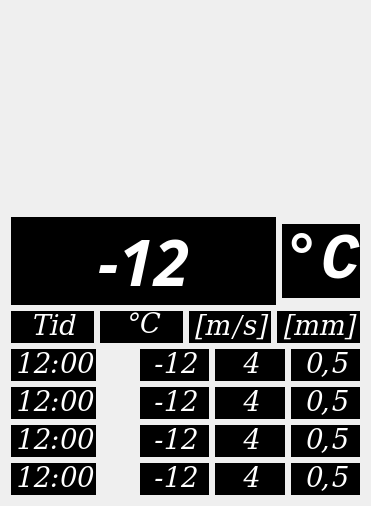
      <widget class="QWidget" name="layoutWidget">
       <property name="geometry">
        <rect>
         <x>503</x>
         <y>2</y>
         <width>371</width>
         <height>495</height>
        </rect>
       </property>
       <layout class="QVBoxLayout" name="weather_layout_group">
        <item>
         <layout class="QVBoxLayout" name="verticalLayout_3">
          <item>
           <widget class="QWidget" name="Weather_widget" native="true">
            <property name="sizePolicy">
             <sizepolicy hsizetype="Fixed" vsizetype="Fixed">
              <horstretch>0</horstretch>
              <verstretch>0</verstretch>
             </sizepolicy>
            </property>
            <property name="minimumSize">
             <size>
              <width>200</width>
              <height>200</height>
             </size>
            </property>
            <property name="styleSheet">
             <string notr="true">border-image: url(:/weather/ui/weather/Clear - Day.png);</string>
            </property>
           </widget>
          </item>
          <item>
           <layout class="QHBoxLayout" name="horizontalLayout_9">
            <item>
             <widget class="QLabel" name="temp_label">
              <property name="font">
               <font>
                <family>rsfs10</family>
                <pointsize>48</pointsize>
                <weight>75</weight>
                <italic>true</italic>
                <bold>true</bold>
               </font>
              </property>
              <property name="styleSheet">
               <string notr="true">color: rgb(255, 255, 255);
background-color: rgb(0, 0, 0);</string>
              </property>
              <property name="text">
               <string notr="true">-12</string>
              </property>
              <property name="textFormat">
               <enum>Qt::PlainText</enum>
              </property>
              <property name="alignment">
               <set>Qt::AlignCenter</set>
              </property>
             </widget>
            </item>
            <item>
             <widget class="QLabel" name="temp_label_deg_c">
              <property name="sizePolicy">
               <sizepolicy hsizetype="Fixed" vsizetype="Fixed">
                <horstretch>0</horstretch>
                <verstretch>0</verstretch>
               </sizepolicy>
              </property>
              <property name="minimumSize">
               <size>
                <width>0</width>
                <height>0</height>
               </size>
              </property>
              <property name="font">
               <font>
                <family>Monospace</family>
                <pointsize>48</pointsize>
                <weight>75</weight>
                <italic>true</italic>
                <bold>true</bold>
               </font>
              </property>
              <property name="styleSheet">
               <string notr="true">color: rgb(255, 255, 255);
background-color: rgb(0, 0, 0);</string>
              </property>
              <property name="text">
               <string>&lt;html&gt;&lt;head/&gt;&lt;body&gt;&lt;p&gt;&amp;#176;C&lt;/p&gt;&lt;/body&gt;&lt;/html&gt;</string>
              </property>
              <property name="textFormat">
               <enum>Qt::RichText</enum>
              </property>
              <property name="alignment">
               <set>Qt::AlignCenter</set>
              </property>
             </widget>
            </item>
           </layout>
          </item>
         </layout>
        </item>
        <item>
         <layout class="QVBoxLayout" name="verticalLayout_4">
          <item>
           <layout class="QHBoxLayout" name="horizontalLayout_8">
            <item>
             <widget class="QLabel" name="weather_label_time">
              <property name="font">
               <font>
                <family>DejaVu Math TeX Gyre</family>
                <pointsize>20</pointsize>
                <weight>50</weight>
                <italic>true</italic>
                <bold>false</bold>
               </font>
              </property>
              <property name="styleSheet">
               <string notr="true">color: rgb(255, 255, 255);
background-color: rgb(0, 0, 0);</string>
              </property>
              <property name="text">
               <string notr="true">Tid</string>
              </property>
              <property name="alignment">
               <set>Qt::AlignCenter</set>
              </property>
             </widget>
            </item>
            <item>
             <widget class="QLabel" name="weather_label_temperature">
              <property name="font">
               <font>
                <family>DejaVu Math TeX Gyre</family>
                <pointsize>20</pointsize>
                <weight>50</weight>
                <italic>true</italic>
                <bold>false</bold>
               </font>
              </property>
              <property name="styleSheet">
               <string notr="true">color: rgb(255, 255, 255);
background-color: rgb(0, 0, 0);</string>
              </property>
              <property name="text">
               <string notr="true">&lt;html&gt;&lt;head/&gt;&lt;body&gt;&lt;p&gt;&amp;#176;C&lt;/p&gt;&lt;/body&gt;&lt;/html&gt;</string>
              </property>
              <property name="alignment">
               <set>Qt::AlignCenter</set>
              </property>
             </widget>
            </item>
            <item>
             <widget class="QLabel" name="weather_label_wind">
              <property name="font">
               <font>
                <family>DejaVu Math TeX Gyre</family>
                <pointsize>20</pointsize>
                <weight>50</weight>
                <italic>true</italic>
                <bold>false</bold>
               </font>
              </property>
              <property name="styleSheet">
               <string notr="true">color: rgb(255, 255, 255);
background-color: rgb(0, 0, 0);</string>
              </property>
              <property name="text">
               <string notr="true">[m/s]</string>
              </property>
              <property name="alignment">
               <set>Qt::AlignCenter</set>
              </property>
             </widget>
            </item>
            <item>
             <widget class="QLabel" name="weather_label_rain">
              <property name="font">
               <font>
                <family>DejaVu Math TeX Gyre</family>
                <pointsize>20</pointsize>
                <weight>50</weight>
                <italic>true</italic>
                <bold>false</bold>
               </font>
              </property>
              <property name="styleSheet">
               <string notr="true">color: rgb(255, 255, 255);
background-color: rgb(0, 0, 0);</string>
              </property>
              <property name="text">
               <string notr="true">[mm]</string>
              </property>
              <property name="alignment">
               <set>Qt::AlignCenter</set>
              </property>
             </widget>
            </item>
           </layout>
          </item>
          <item>
           <layout class="QHBoxLayout" name="horizontalLayout_6">
            <item>
             <widget class="QLabel" name="plus_6_time">
              <property name="font">
               <font>
                <family>DejaVu Math TeX Gyre</family>
                <pointsize>20</pointsize>
                <weight>50</weight>
                <italic>true</italic>
                <bold>false</bold>
               </font>
              </property>
              <property name="styleSheet">
               <string notr="true">color: rgb(255, 255, 255);
background-color: rgb(0, 0, 0);</string>
              </property>
              <property name="text">
               <string notr="true">12:00</string>
              </property>
              <property name="alignment">
               <set>Qt::AlignCenter</set>
              </property>
             </widget>
            </item>
            <item>
             <widget class="QWidget" name="plus_6_icon" native="true">
              <property name="sizePolicy">
               <sizepolicy hsizetype="Fixed" vsizetype="Fixed">
                <horstretch>0</horstretch>
                <verstretch>0</verstretch>
               </sizepolicy>
              </property>
              <property name="minimumSize">
               <size>
                <width>32</width>
                <height>32</height>
               </size>
              </property>
              <property name="maximumSize">
               <size>
                <width>32</width>
                <height>32</height>
               </size>
              </property>
              <property name="styleSheet">
               <string notr="true">border-image: url(:/weather/ui/weather/Hail.png);</string>
              </property>
             </widget>
            </item>
            <item>
             <widget class="QLabel" name="plus_6_temperature">
              <property name="font">
               <font>
                <family>DejaVu Math TeX Gyre</family>
                <pointsize>20</pointsize>
                <weight>50</weight>
                <italic>true</italic>
                <bold>false</bold>
               </font>
              </property>
              <property name="styleSheet">
               <string notr="true">color: rgb(255, 255, 255);
background-color: rgb(0, 0, 0);</string>
              </property>
              <property name="text">
               <string notr="true">-12</string>
              </property>
              <property name="alignment">
               <set>Qt::AlignCenter</set>
              </property>
             </widget>
            </item>
            <item>
             <widget class="QLabel" name="plus_6_wind">
              <property name="font">
               <font>
                <family>DejaVu Math TeX Gyre</family>
                <pointsize>20</pointsize>
                <weight>50</weight>
                <italic>true</italic>
                <bold>false</bold>
               </font>
              </property>
              <property name="styleSheet">
               <string notr="true">color: rgb(255, 255, 255);
background-color: rgb(0, 0, 0);</string>
              </property>
              <property name="text">
               <string notr="true">4</string>
              </property>
              <property name="alignment">
               <set>Qt::AlignCenter</set>
              </property>
             </widget>
            </item>
            <item>
             <widget class="QLabel" name="plus_6_rain">
              <property name="font">
               <font>
                <family>DejaVu Math TeX Gyre</family>
                <pointsize>20</pointsize>
                <weight>50</weight>
                <italic>true</italic>
                <bold>false</bold>
               </font>
              </property>
              <property name="styleSheet">
               <string notr="true">color: rgb(255, 255, 255);
background-color: rgb(0, 0, 0);</string>
              </property>
              <property name="text">
               <string notr="true">0,5</string>
              </property>
              <property name="alignment">
               <set>Qt::AlignCenter</set>
              </property>
             </widget>
            </item>
           </layout>
          </item>
          <item>
           <layout class="QHBoxLayout" name="horizontalLayout_5">
            <item>
             <widget class="QLabel" name="plus_12_time">
              <property name="font">
               <font>
                <family>DejaVu Math TeX Gyre</family>
                <pointsize>20</pointsize>
                <weight>50</weight>
                <italic>true</italic>
                <bold>false</bold>
               </font>
              </property>
              <property name="styleSheet">
               <string notr="true">color: rgb(255, 255, 255);
background-color: rgb(0, 0, 0);</string>
              </property>
              <property name="text">
               <string notr="true">12:00</string>
              </property>
              <property name="alignment">
               <set>Qt::AlignCenter</set>
              </property>
             </widget>
            </item>
            <item>
             <widget class="QWidget" name="plus_12_icon" native="true">
              <property name="sizePolicy">
               <sizepolicy hsizetype="Fixed" vsizetype="Fixed">
                <horstretch>0</horstretch>
                <verstretch>0</verstretch>
               </sizepolicy>
              </property>
              <property name="minimumSize">
               <size>
                <width>32</width>
                <height>32</height>
               </size>
              </property>
              <property name="maximumSize">
               <size>
                <width>32</width>
                <height>32</height>
               </size>
              </property>
              <property name="styleSheet">
               <string notr="true">border-image: url(:/weather/ui/weather/Light Clouds - Day.png);</string>
              </property>
             </widget>
            </item>
            <item>
             <widget class="QLabel" name="plus_12_temperature">
              <property name="font">
               <font>
                <family>DejaVu Math TeX Gyre</family>
                <pointsize>20</pointsize>
                <weight>50</weight>
                <italic>true</italic>
                <bold>false</bold>
               </font>
              </property>
              <property name="styleSheet">
               <string notr="true">color: rgb(255, 255, 255);
background-color: rgb(0, 0, 0);</string>
              </property>
              <property name="text">
               <string notr="true">-12</string>
              </property>
              <property name="alignment">
               <set>Qt::AlignCenter</set>
              </property>
             </widget>
            </item>
            <item>
             <widget class="QLabel" name="plus_12_wind">
              <property name="font">
               <font>
                <family>DejaVu Math TeX Gyre</family>
                <pointsize>20</pointsize>
                <weight>50</weight>
                <italic>true</italic>
                <bold>false</bold>
               </font>
              </property>
              <property name="styleSheet">
               <string notr="true">color: rgb(255, 255, 255);
background-color: rgb(0, 0, 0);</string>
              </property>
              <property name="text">
               <string notr="true">4</string>
              </property>
              <property name="alignment">
               <set>Qt::AlignCenter</set>
              </property>
             </widget>
            </item>
            <item>
             <widget class="QLabel" name="plus_12_rain">
              <property name="font">
               <font>
                <family>DejaVu Math TeX Gyre</family>
                <pointsize>20</pointsize>
                <weight>50</weight>
                <italic>true</italic>
                <bold>false</bold>
               </font>
              </property>
              <property name="styleSheet">
               <string notr="true">color: rgb(255, 255, 255);
background-color: rgb(0, 0, 0);</string>
              </property>
              <property name="text">
               <string notr="true">0,5</string>
              </property>
              <property name="alignment">
               <set>Qt::AlignCenter</set>
              </property>
             </widget>
            </item>
           </layout>
          </item>
          <item>
           <layout class="QHBoxLayout" name="horizontalLayout_4">
            <item>
             <widget class="QLabel" name="plus_18_time">
              <property name="font">
               <font>
                <family>DejaVu Math TeX Gyre</family>
                <pointsize>20</pointsize>
                <weight>50</weight>
                <italic>true</italic>
                <bold>false</bold>
               </font>
              </property>
              <property name="styleSheet">
               <string notr="true">color: rgb(255, 255, 255);
background-color: rgb(0, 0, 0);</string>
              </property>
              <property name="text">
               <string notr="true">12:00</string>
              </property>
              <property name="alignment">
               <set>Qt::AlignCenter</set>
              </property>
             </widget>
            </item>
            <item>
             <widget class="QWidget" name="plus_18_icon" native="true">
              <property name="sizePolicy">
               <sizepolicy hsizetype="Fixed" vsizetype="Fixed">
                <horstretch>0</horstretch>
                <verstretch>0</verstretch>
               </sizepolicy>
              </property>
              <property name="minimumSize">
               <size>
                <width>32</width>
                <height>32</height>
               </size>
              </property>
              <property name="maximumSize">
               <size>
                <width>32</width>
                <height>32</height>
               </size>
              </property>
              <property name="styleSheet">
               <string notr="true">border-image: url(:/weather/ui/weather/Light Clouds - Night.png);</string>
              </property>
             </widget>
            </item>
            <item>
             <widget class="QLabel" name="plus_18_temperature">
              <property name="font">
               <font>
                <family>DejaVu Math TeX Gyre</family>
                <pointsize>20</pointsize>
                <weight>50</weight>
                <italic>true</italic>
                <bold>false</bold>
               </font>
              </property>
              <property name="styleSheet">
               <string notr="true">color: rgb(255, 255, 255);
background-color: rgb(0, 0, 0);</string>
              </property>
              <property name="text">
               <string notr="true">-12</string>
              </property>
              <property name="alignment">
               <set>Qt::AlignCenter</set>
              </property>
             </widget>
            </item>
            <item>
             <widget class="QLabel" name="plus_18_wind">
              <property name="font">
               <font>
                <family>DejaVu Math TeX Gyre</family>
                <pointsize>20</pointsize>
                <weight>50</weight>
                <italic>true</italic>
                <bold>false</bold>
               </font>
              </property>
              <property name="styleSheet">
               <string notr="true">color: rgb(255, 255, 255);
background-color: rgb(0, 0, 0);</string>
              </property>
              <property name="text">
               <string notr="true">4</string>
              </property>
              <property name="alignment">
               <set>Qt::AlignCenter</set>
              </property>
             </widget>
            </item>
            <item>
             <widget class="QLabel" name="plus_18_rain">
              <property name="font">
               <font>
                <family>DejaVu Math TeX Gyre</family>
                <pointsize>20</pointsize>
                <weight>50</weight>
                <italic>true</italic>
                <bold>false</bold>
               </font>
              </property>
              <property name="styleSheet">
               <string notr="true">color: rgb(255, 255, 255);
background-color: rgb(0, 0, 0);</string>
              </property>
              <property name="text">
               <string notr="true">0,5</string>
              </property>
              <property name="alignment">
               <set>Qt::AlignCenter</set>
              </property>
             </widget>
            </item>
           </layout>
          </item>
          <item>
           <layout class="QHBoxLayout" name="horizontalLayout_3">
            <item>
             <widget class="QLabel" name="plus_24_time">
              <property name="font">
               <font>
                <family>DejaVu Math TeX Gyre</family>
                <pointsize>20</pointsize>
                <weight>50</weight>
                <italic>true</italic>
                <bold>false</bold>
               </font>
              </property>
              <property name="styleSheet">
               <string notr="true">color: rgb(255, 255, 255);
background-color: rgb(0, 0, 0);</string>
              </property>
              <property name="text">
               <string notr="true">12:00</string>
              </property>
              <property name="alignment">
               <set>Qt::AlignCenter</set>
              </property>
             </widget>
            </item>
            <item>
             <widget class="QWidget" name="plus_24_icon" native="true">
              <property name="sizePolicy">
               <sizepolicy hsizetype="Fixed" vsizetype="Fixed">
                <horstretch>0</horstretch>
                <verstretch>0</verstretch>
               </sizepolicy>
              </property>
              <property name="minimumSize">
               <size>
                <width>32</width>
                <height>32</height>
               </size>
              </property>
              <property name="maximumSize">
               <size>
                <width>32</width>
                <height>32</height>
               </size>
              </property>
              <property name="styleSheet">
               <string notr="true">border-image: url(:/weather/ui/weather/Sleet.png);</string>
              </property>
             </widget>
            </item>
            <item>
             <widget class="QLabel" name="plus_24_temperature">
              <property name="font">
               <font>
                <family>DejaVu Math TeX Gyre</family>
                <pointsize>20</pointsize>
                <weight>50</weight>
                <italic>true</italic>
                <bold>false</bold>
               </font>
              </property>
              <property name="styleSheet">
               <string notr="true">color: rgb(255, 255, 255);
background-color: rgb(0, 0, 0);</string>
              </property>
              <property name="text">
               <string notr="true">-12</string>
              </property>
              <property name="alignment">
               <set>Qt::AlignCenter</set>
              </property>
             </widget>
            </item>
            <item>
             <widget class="QLabel" name="plus_24_wind">
              <property name="font">
               <font>
                <family>DejaVu Math TeX Gyre</family>
                <pointsize>20</pointsize>
                <weight>50</weight>
                <italic>true</italic>
                <bold>false</bold>
               </font>
              </property>
              <property name="styleSheet">
               <string notr="true">color: rgb(255, 255, 255);
background-color: rgb(0, 0, 0);</string>
              </property>
              <property name="text">
               <string notr="true">4</string>
              </property>
              <property name="alignment">
               <set>Qt::AlignCenter</set>
              </property>
             </widget>
            </item>
            <item>
             <widget class="QLabel" name="plus_24_rain">
              <property name="font">
               <font>
                <family>DejaVu Math TeX Gyre</family>
                <pointsize>20</pointsize>
                <weight>50</weight>
                <italic>true</italic>
                <bold>false</bold>
               </font>
              </property>
              <property name="styleSheet">
               <string notr="true">color: rgb(255, 255, 255);
background-color: rgb(0, 0, 0);</string>
              </property>
              <property name="text">
               <string notr="true">0,5</string>
              </property>
              <property name="alignment">
               <set>Qt::AlignCenter</set>
              </property>
             </widget>
            </item>
           </layout>
          </item>
         </layout>
        </item>
       </layout>
      </widget>
